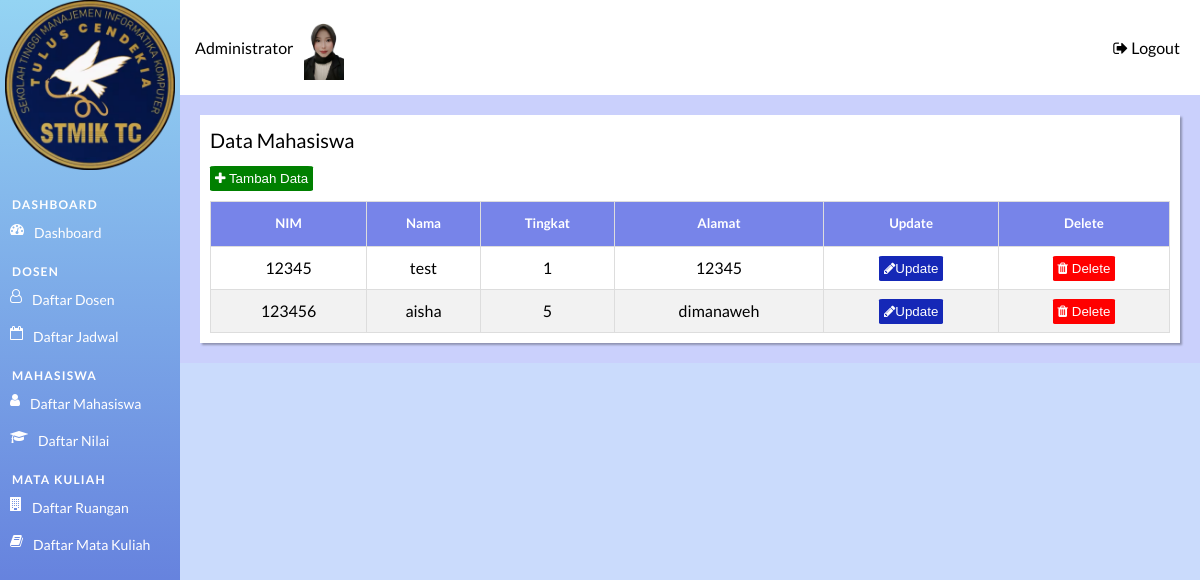
Page /admin/admin_home_page.php?page=mahasiswa (signed in) on the committed database.
### tables this page shows
CREATE TABLE `mahasiswa` (
  `NIM` char(9) NOT NULL,
  `Nama_Mhs` varchar(30) DEFAULT NULL,
  `Tingkat` char(1) NOT NULL,
  `Password` varchar(30) DEFAULT NULL,
  `Alamat` varchar(50) DEFAULT NULL
);

### admin/mahasiswa/index.php (the view, shortened to what this page needs)
<?php
include "../config/db_connection.php";
$query = "SELECT * FROM mahasiswa";
$result = mysqli_query($conn, $query);
?>
<div class="tabel-page">
    <div class="tabel-heading">
        Data Mahasiswa
    </div>
    <div class="button-container">
        <button class="button-input" id="myBtn" onclick="show_modal (0)">
            <i class="fa fa-plus" aria-hidden="true"></i> Tambah Data
        </button>
    </div>
    <table id="list-data" class="display">
        <thead>
            <tr>
                <th>
                    <h5>NIM</h5>
                </th>
                <th>
                    <h5>Nama</h5>
                </th>
                <th>
                    <h5>Tingkat</h5>
                </th>
                <th>
                    <h5>Alamat</h5>
                </th>
                <th>
                    <h5>Update</h5>
                </th>
                <th>
                    <h5>Delete</h5>
                </th>
            </tr>
        </thead>
        <?php
        if (mysqli_num_rows($result) > 0) {
            $i = 1;
            while ($row = mysqli_fetch_assoc($result)) {
        ?>
                <tr>
                    <td><?php echo $row["NIM"]; ?></td>
                    <td><?php echo $row["Nama_Mhs"]; ?></td>
                    <td><?php echo $row["Tingkat"]; ?></td>
                    <td><?php echo $row["Alamat"]; ?></td>
                    <td>
                        <button class="button-edit" id="buttonEdit<?= $i ?>" onclick="show_modal_edit(<?php echo $i ?>)">
                            <i class="fa fa-pencil" aria-hidden="true"></i>Update
                        </button>
                    </td>
                    <td>
                        <a href='javascript:hapusDataMhs ("<?php echo $row['NIM'] ?>")'>
                            <button class="button-delete">
                                <i class="fa fa-trash" aria-hidden="true"></i> Delete
                            </button>
                        </a>
                    </td>
                </tr>
        <?php
                $i++;
            }
        } else {
            echo "0 results";
        }
        ?>
    </table>
</div>

### assets/style/homepage.css (style rules this page uses)
* { padding: 0; margin: 0; box-sizing: border-box; }
a { text-decoration: none; }
body { font: 16px/1.5 "Lato", sans-serif; }

### assets/style/tabel.css (style rules this page uses)
.tabel-page { background-color: #ffff; box-shadow: 2px 2px 2px rgba(0, 0, 0, 0.3); padding: 10px; width: 100%; height: auto; }
#list-data { font: 16px/1.5 "Lato", sans-serif; border-collapse: collapse; width: 100%; }
#list-data td, #list-data th { border: 1px solid #ddd; padding: 8px; text-align: center; }
#list-data tr:nth-child(even) { background-color: #f2f2f2; }
#list-data th { padding-top: 12px; padding-bottom: 12px; text-align: center; background-color: #7784e9; color: white; }
.tabel-heading { font-size: 20px; margin-bottom: 10px; }
.button-container { margin-bottom: 10px; }
.button-input { background-color: green; border-radius: 5%; padding: 5px; border: none; color: #ffffff; }
.button-delete { background-color: #ff0000; border-radius: 5%; padding: 5px; border: none; color: #ffffff; }
.button-edit { background-color: #1528b7; border-radius: 5%; padding: 5px; border: none; color: #ffffff; }

### rows in the picture
mahasiswa: NIM "12345", Nama_Mhs "test", Tingkat "1", Alamat "12345"
mahasiswa: NIM "123456", Nama_Mhs "aisha", Tingkat "5", Alamat "dimanaweh"
